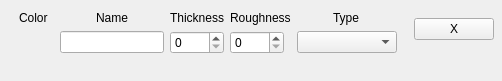
<?xml version="1.0" encoding="UTF-8"?>
<ui version="4.0">
 <class>Form</class>
 <widget class="QWidget" name="Form">
  <property name="geometry">
   <rect>
    <x>0</x>
    <y>0</y>
    <width>502</width>
    <height>81</height>
   </rect>
  </property>
  <property name="sizePolicy">
   <sizepolicy hsizetype="Expanding" vsizetype="Maximum">
    <horstretch>0</horstretch>
    <verstretch>0</verstretch>
   </sizepolicy>
  </property>
  <property name="windowTitle">
   <string>Form</string>
  </property>
  <layout class="QHBoxLayout" name="horizontalLayout_2">
   <property name="leftMargin">
    <number>1</number>
   </property>
   <property name="topMargin">
    <number>1</number>
   </property>
   <property name="rightMargin">
    <number>1</number>
   </property>
   <property name="bottomMargin">
    <number>1</number>
   </property>
   <item>
    <widget class="QWidget" name="widget" native="true">
     <property name="sizePolicy">
      <sizepolicy hsizetype="Expanding" vsizetype="Maximum">
       <horstretch>0</horstretch>
       <verstretch>0</verstretch>
      </sizepolicy>
     </property>
     <property name="minimumSize">
      <size>
       <width>500</width>
       <height>0</height>
      </size>
     </property>
     <layout class="QHBoxLayout" name="horizontalLayout_3">
      <property name="leftMargin">
       <number>2</number>
      </property>
      <property name="topMargin">
       <number>2</number>
      </property>
      <property name="rightMargin">
       <number>2</number>
      </property>
      <property name="bottomMargin">
       <number>2</number>
      </property>
      <item>
       <layout class="QHBoxLayout" name="horizontalLayout_4">
        <property name="rightMargin">
         <number>5</number>
        </property>
        <item>
         <layout class="QVBoxLayout" name="mainVBox">
          <property name="leftMargin">
           <number>2</number>
          </property>
          <property name="topMargin">
           <number>2</number>
          </property>
          <property name="rightMargin">
           <number>2</number>
          </property>
          <property name="bottomMargin">
           <number>2</number>
          </property>
          <item>
           <layout class="QGridLayout" name="gridLayout">
            <property name="leftMargin">
             <number>2</number>
            </property>
            <property name="topMargin">
             <number>2</number>
            </property>
            <property name="rightMargin">
             <number>2</number>
            </property>
            <property name="bottomMargin">
             <number>2</number>
            </property>
            <item row="1" column="2" alignment="Qt::AlignHCenter|Qt::AlignVCenter">
             <widget class="QLineEdit" name="nameLineEdit">
              <property name="sizePolicy">
               <sizepolicy hsizetype="Expanding" vsizetype="Maximum">
                <horstretch>0</horstretch>
                <verstretch>0</verstretch>
               </sizepolicy>
              </property>
             </widget>
            </item>
            <item row="0" column="2" alignment="Qt::AlignHCenter|Qt::AlignVCenter">
             <widget class="QLabel" name="nameLabel">
              <property name="sizePolicy">
               <sizepolicy hsizetype="Expanding" vsizetype="Maximum">
                <horstretch>0</horstretch>
                <verstretch>0</verstretch>
               </sizepolicy>
              </property>
              <property name="text">
               <string>Name</string>
              </property>
             </widget>
            </item>
            <item row="0" column="5" alignment="Qt::AlignHCenter|Qt::AlignVCenter">
             <widget class="QLabel" name="typeLabel">
              <property name="sizePolicy">
               <sizepolicy hsizetype="Expanding" vsizetype="Maximum">
                <horstretch>0</horstretch>
                <verstretch>0</verstretch>
               </sizepolicy>
              </property>
              <property name="text">
               <string>Type</string>
              </property>
             </widget>
            </item>
            <item row="0" column="3" alignment="Qt::AlignHCenter">
             <widget class="QLabel" name="thicknessLabel">
              <property name="sizePolicy">
               <sizepolicy hsizetype="Expanding" vsizetype="Maximum">
                <horstretch>0</horstretch>
                <verstretch>0</verstretch>
               </sizepolicy>
              </property>
              <property name="text">
               <string>Thickness</string>
              </property>
             </widget>
            </item>
            <item row="1" column="0">
             <spacer name="horizontalSpacer">
              <property name="orientation">
               <enum>Qt::Horizontal</enum>
              </property>
              <property name="sizeHint" stdset="0">
               <size>
                <width>10</width>
                <height>20</height>
               </size>
              </property>
             </spacer>
            </item>
            <item row="1" column="1" alignment="Qt::AlignHCenter|Qt::AlignVCenter">
             <widget class="QPushButton" name="colorButton">
              <property name="sizePolicy">
               <sizepolicy hsizetype="Maximum" vsizetype="Maximum">
                <horstretch>0</horstretch>
                <verstretch>0</verstretch>
               </sizepolicy>
              </property>
              <property name="autoFillBackground">
               <bool>true</bool>
              </property>
              <property name="text">
               <string/>
              </property>
              <property name="flat">
               <bool>true</bool>
              </property>
             </widget>
            </item>
            <item row="1" column="5" alignment="Qt::AlignHCenter|Qt::AlignVCenter">
             <widget class="QComboBox" name="typeComboBox">
              <property name="sizePolicy">
               <sizepolicy hsizetype="Expanding" vsizetype="Maximum">
                <horstretch>0</horstretch>
                <verstretch>0</verstretch>
               </sizepolicy>
              </property>
              <property name="minimumSize">
               <size>
                <width>100</width>
                <height>0</height>
               </size>
              </property>
             </widget>
            </item>
            <item row="0" column="1" alignment="Qt::AlignHCenter|Qt::AlignVCenter">
             <widget class="QLabel" name="colorLabel">
              <property name="sizePolicy">
               <sizepolicy hsizetype="Maximum" vsizetype="Maximum">
                <horstretch>0</horstretch>
                <verstretch>0</verstretch>
               </sizepolicy>
              </property>
              <property name="text">
               <string>Color</string>
              </property>
             </widget>
            </item>
            <item row="0" column="4" alignment="Qt::AlignHCenter">
             <widget class="QLabel" name="roughnessLabel">
              <property name="sizePolicy">
               <sizepolicy hsizetype="Expanding" vsizetype="Maximum">
                <horstretch>0</horstretch>
                <verstretch>0</verstretch>
               </sizepolicy>
              </property>
              <property name="text">
               <string>Roughness</string>
              </property>
             </widget>
            </item>
            <item row="1" column="6">
             <spacer name="horizontalSpacer_2">
              <property name="orientation">
               <enum>Qt::Horizontal</enum>
              </property>
              <property name="sizeHint" stdset="0">
               <size>
                <width>10</width>
                <height>20</height>
               </size>
              </property>
             </spacer>
            </item>
            <item row="1" column="3">
             <widget class="QSpinBox" name="thicknessSpinBox">
              <property name="sizePolicy">
               <sizepolicy hsizetype="Maximum" vsizetype="Maximum">
                <horstretch>0</horstretch>
                <verstretch>0</verstretch>
               </sizepolicy>
              </property>
              <property name="maximum">
               <number>1000</number>
              </property>
             </widget>
            </item>
            <item row="1" column="4">
             <widget class="QSpinBox" name="roughnessSpinBox">
              <property name="sizePolicy">
               <sizepolicy hsizetype="Maximum" vsizetype="Maximum">
                <horstretch>0</horstretch>
                <verstretch>0</verstretch>
               </sizepolicy>
              </property>
              <property name="maximum">
               <number>1000</number>
              </property>
             </widget>
            </item>
           </layout>
          </item>
          <item>
           <layout class="QHBoxLayout" name="editorHBox">
            <property name="leftMargin">
             <number>5</number>
            </property>
            <property name="topMargin">
             <number>8</number>
            </property>
            <property name="rightMargin">
             <number>5</number>
            </property>
            <property name="bottomMargin">
             <number>8</number>
            </property>
           </layout>
          </item>
         </layout>
        </item>
        <item>
         <layout class="QVBoxLayout" name="verticalLayout">
          <property name="topMargin">
           <number>15</number>
          </property>
          <item>
           <widget class="QPushButton" name="removeButton">
            <property name="sizePolicy">
             <sizepolicy hsizetype="Maximum" vsizetype="Maximum">
              <horstretch>0</horstretch>
              <verstretch>0</verstretch>
             </sizepolicy>
            </property>
            <property name="text">
             <string>X</string>
            </property>
           </widget>
          </item>
          <item>
           <spacer name="verticalSpacer">
            <property name="orientation">
             <enum>Qt::Vertical</enum>
            </property>
            <property name="sizeHint" stdset="0">
             <size>
              <width>20</width>
              <height>40</height>
             </size>
            </property>
           </spacer>
          </item>
         </layout>
        </item>
       </layout>
      </item>
     </layout>
    </widget>
   </item>
  </layout>
 </widget>
 <resources/>
 <connections/>
</ui>
